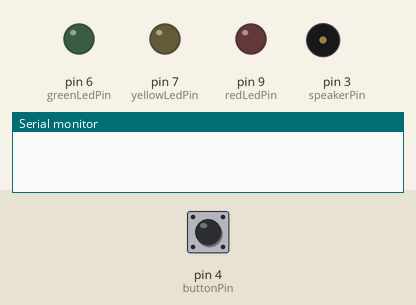
This sketch was run on a simulated Arduino Uno, built with avr-gcc and run on an emulated ATmega328P. Parts: output pins drawn as LEDs (lit = HIGH), buzzer (waves = sounding), the last lines printed to the serial monitor. The inputs (shaded band) are chosen by the test bench; at power-on: pin 4 (buttonPin) LOW.

Above: at 1.2 s.
1.3 s: pin 4 (buttonPin) pulled HIGH for 0.15 s
At 3.7 s:
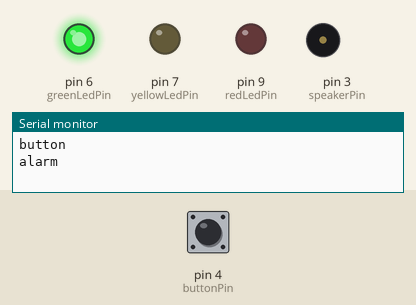
4.4 s: pin 4 (buttonPin) pulled HIGH for 1 s
At 4.9 s:
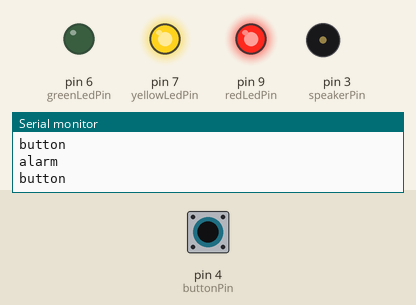
8.4 s: pin 4 (buttonPin) pulled HIGH for 3.2 s
At 9.2 s:
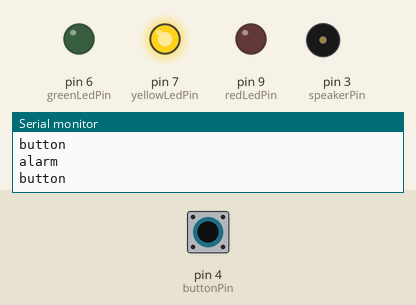
Timing chart, 0 to 13.1 s (numbered marks = the images above; inputs shaded):
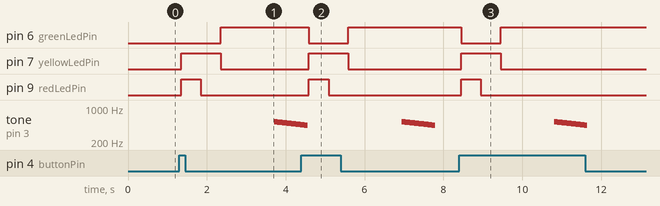

Measured:
- after the input at 1.3 s, pin 6 (greenLedPin): LOW → HIGH after 1.1 s; pin 7 (yellowLedPin): LOW → HIGH after 0.05 s, → LOW 1.0 s later
- after the input at 4.4 s, pin 6 (greenLedPin): HIGH → LOW after 0.19 s, → HIGH 1.0 s later; pin 7 (yellowLedPin): LOW → HIGH after 0.19 s, → LOW 1.0 s later; pin 9 (redLedPin): LOW → HIGH after 0.19 s, → LOW 0.50 s later
- after the input at 8.4 s, pin 6 (greenLedPin): HIGH → LOW after 0.05 s, → HIGH 1.0 s later; pin 7 (yellowLedPin): LOW → HIGH after 0.05 s, → LOW 1.0 s later

The sketch:

time_is_up.ino
```cpp
// PINs
const int redLedPin = 9;     // red LED pin
const int yellowLedPin = 7;  // yellow LED pin
const int greenLedPin = 6;     // green LED pin
const int buttonPin = 4;      // button input pin
const int speakerPin = 3;    // speaker output pin

// Button Debounce
int buttonState = 0;
int lastButtonState = LOW;   // the previous reading from the input pin
long lastDebounceTime = 0;  // the last time the output pin was toggled
long debounceDelay = 50;

// Timers
unsigned long startTime = 0;
unsigned long alarmTimeInterval = 1000;

boolean counting = false;

void setup()
{
  pinMode(redLedPin, OUTPUT);
  pinMode(greenLedPin, OUTPUT);
  pinMode(yellowLedPin, OUTPUT);
  pinMode(buttonPin, INPUT);
  pinMode(speakerPin, OUTPUT);

  Serial.begin(9600);
}

void loop()
{
  int reading = digitalRead(buttonPin);

  if (reading != lastButtonState) {
    // reset the debouncing timer
    lastDebounceTime = millis();
  }

  if ((millis() - lastDebounceTime) > debounceDelay) {
    // whatever the reading is at, it's been there for longer
    // than the debounce delay, so take it as the actual current state:

    // if the button state has changed:
    if (reading != buttonState) {
      buttonState = reading;

      if (buttonState == HIGH) {
        Serial.println("button");

        startTime = millis();
        counting = true;

        digitalWrite(redLedPin, HIGH);
        digitalWrite(yellowLedPin, HIGH);
        digitalWrite(greenLedPin, LOW);
      }
    }
  }

  lastButtonState = reading;

  unsigned long currentTime = millis();

  // half the time is up
  if ((currentTime - startTime) > (alarmTimeInterval / 2) && counting == true)
  {
    digitalWrite(redLedPin, LOW);
    digitalWrite(yellowLedPin, HIGH);
    digitalWrite(greenLedPin, LOW);
  }

  // time is up
  if ((currentTime - startTime) > alarmTimeInterval && counting == true)
  {
    Serial.println("alarm");

    digitalWrite(redLedPin, LOW);
    digitalWrite(yellowLedPin, LOW);
    digitalWrite(greenLedPin, HIGH);

    // play melody
    for (int i = 330; i < 523; i++)
    {
      tone(speakerPin, i, 7);
      delay(7);
    }
    for (int i = 523; i > 440; i--)
    {
      tone(speakerPin, i, 10);
      delay(10);
    }

    counting = false;
  }
}
```
